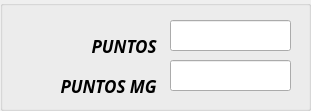
   <widget class="QGroupBox" name="groupBox_6">
    <property name="geometry">
     <rect>
      <x>610</x>
      <y>270</y>
      <width>311</width>
      <height>111</height>
     </rect>
    </property>
    <property name="title">
     <string/>
    </property>
    <widget class="QLineEdit" name="line_Puntos_MG">
     <property name="geometry">
      <rect>
       <x>170</x>
       <y>60</y>
       <width>121</width>
       <height>31</height>
      </rect>
     </property>
     <property name="font">
      <font>
       <family>Calibri</family>
       <pointsize>14</pointsize>
      </font>
     </property>
     <property name="styleSheet">
      <string notr="true">color: rgb(0, 0, 0);</string>
     </property>
     <property name="text">
      <string/>
     </property>
     <property name="alignment">
      <set>Qt::AlignCenter</set>
     </property>
    </widget>
    <widget class="QLabel" name="label_23">
     <property name="geometry">
      <rect>
       <x>-20</x>
       <y>30</y>
       <width>181</width>
       <height>31</height>
      </rect>
     </property>
     <property name="font">
      <font>
       <family>Javanese Text</family>
       <pointsize>13</pointsize>
       <weight>75</weight>
       <italic>true</italic>
       <bold>true</bold>
      </font>
     </property>
     <property name="styleSheet">
      <string notr="true">
color: rgb(0, 0, 0);</string>
     </property>
     <property name="text">
      <string>PUNTOS </string>
     </property>
     <property name="alignment">
      <set>Qt::AlignRight|Qt::AlignTrailing|Qt::AlignVCenter</set>
     </property>
    </widget>
    <widget class="QLabel" name="label_18">
     <property name="geometry">
      <rect>
       <x>-20</x>
       <y>70</y>
       <width>181</width>
       <height>31</height>
      </rect>
     </property>
     <property name="font">
      <font>
       <family>Javanese Text</family>
       <pointsize>13</pointsize>
       <weight>75</weight>
       <italic>true</italic>
       <bold>true</bold>
      </font>
     </property>
     <property name="styleSheet">
      <string notr="true">color: rgb(0, 0, 0);</string>
     </property>
     <property name="text">
      <string>PUNTOS MG </string>
     </property>
     <property name="alignment">
      <set>Qt::AlignRight|Qt::AlignTrailing|Qt::AlignVCenter</set>
     </property>
    </widget>
    <widget class="QLineEdit" name="line_Puntos">
     <property name="geometry">
      <rect>
       <x>170</x>
       <y>20</y>
       <width>121</width>
       <height>31</height>
      </rect>
     </property>
     <property name="font">
      <font>
       <family>Calibri</family>
       <pointsize>14</pointsize>
      </font>
     </property>
     <property name="styleSheet">
      <string notr="true">color: rgb(0, 0, 0);</string>
     </property>
     <property name="text">
      <string/>
     </property>
     <property name="alignment">
      <set>Qt::AlignCenter</set>
     </property>
    </widget>
   </widget>
